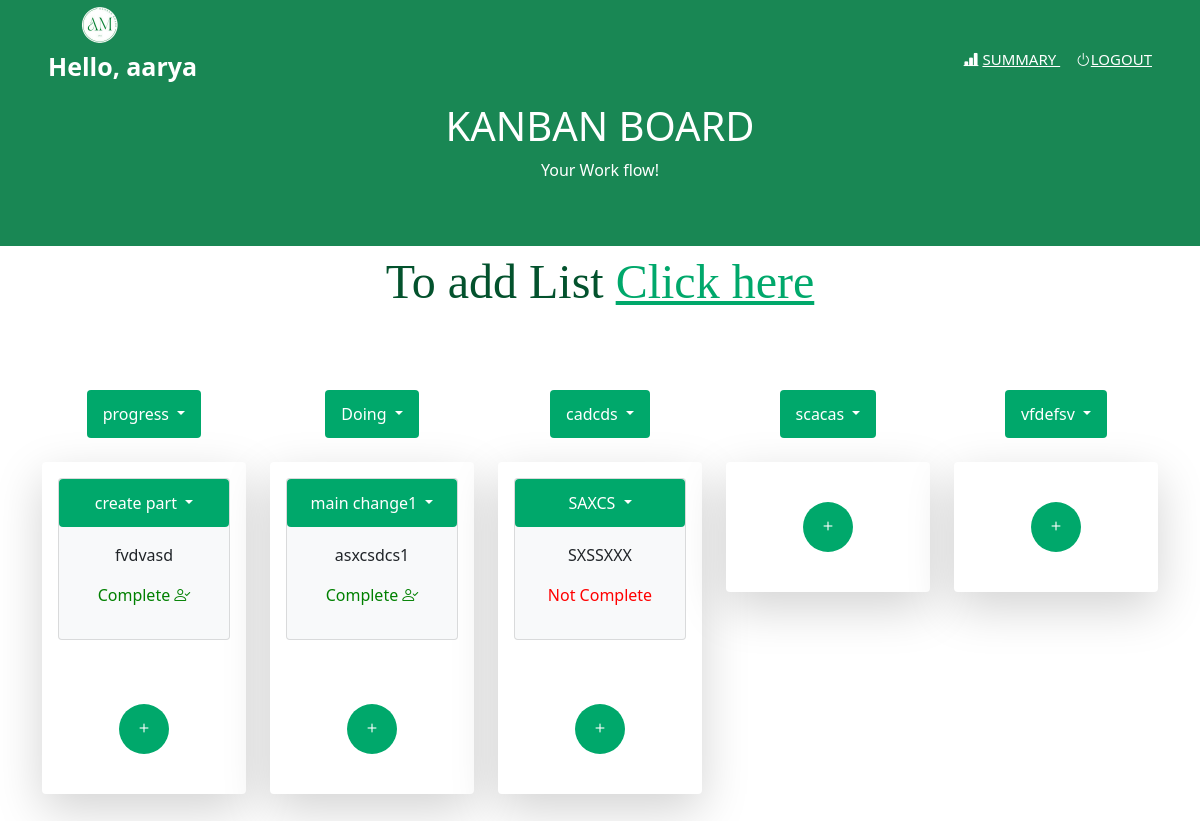
The page /dashboard (signed in) on the database its author committed.
### application/models.py (models this page shows)
class User(db.Model, UserMixin):
  __tablename__ = 'user'
  id = db.Column(db.Integer, primary_key=True)
  username = db.Column(db.String(20), nullable=False, unique=True)
  password = db.Column(db.String(80), nullable=False)

class List(db.Model):
  __tablename__ = 'list'
  id = db.Column(db.Integer,autoincrement = True, primary_key = True)
  user_id = db.Column(db.Integer,db.ForeignKey('user.id'), nullable=False)
  list_name = db.Column(db.String, nullable=False)
  list_description = db.Column(db.String)

class Card(db.Model):
  __tablename__ = 'card'
  id = db.Column(db.Integer,autoincrement = True, primary_key = True)
  list_id = db.Column(db.Integer,db.ForeignKey('list.id'), nullable=False)
  title = db.Column(db.String, nullable=False)
  content = db.Column(db.String)
  deadline = db.Column(db.String)
  status = db.Column(db.String)
  start_date = db.Column(db.String, nullable=False)
  complete_date = db.Column(db.String)

### application/controller.py (the view)
@app.route('/dashboard', methods=['GET', 'POST'])
@login_required
def dashboard():
    app.logger.info("Inside Dashboard")
    list = List.query.filter_by(user_id=session['user_id']).all()
    card= db.session.query(Card).join(List).all()
    g=len(card)
    return render_template('dashboard.html',list=list,card=card,g=g)

### application/controller.py (called while the page is built)
@login_manager.user_loader
def load_user(id):
    return User.query.get(int(id))

### templates/dashboard.html (shortened to what this page needs)
<!DOCTYPE html>
<html lang="en">
<head>
  <link href="https://cdn.jsdelivr.net/npm/bootstrap@5.1.3/dist/css/bootstrap.min.css" rel="stylesheet">
  <link rel="stylesheet" href="https://cdn.jsdelivr.net/npm/bootstrap-icons@1.3.0/font/bootstrap-icons.css">
    <link rel="stylesheet" href="https://stackpath.bootstrapcdn.com/font-awesome/4.7.0/css/font-awesome.min.css">
    <link href="static/StyleSheet.css" rel="stylesheet">
</head>
<body>
<div class="container-fluid p-5 bg-success text-white ">
   <p style="text-align:left ;font-size: 25px">
      <b>Hello, {{ session['username'] }}</b>
      <span style="float:right ;font-size: 15px">
          <i class="bi bi-bar-chart-line-fill"></i> <a style="color:white ;"href="{{url_for('summary')}}" >SUMMARY </a> &nbsp; &nbsp
          <i class="bi bi-power"></i><a style="color:white ;"href="{{url_for('logout')}}">LOGOUT</a>
      </span>
   </p>
  <h1 class="text-center">KANBAN BOARD</h1>
  <p class="text-center">Your Work flow!</p>
</div>
<center>
  <p style="font-family:Trebuchet MS;font-size: 3em; color:#03522d">To add List <a href="{{url_for('addList')}}" style="color:#00A86B">Click here</a> </p></center>
<div class="container mt-5"> <center>
  <br><div class="row row-cols-5 ">
   <br>{% for c in range(0,list|length) %}
  <br><div class="col">
 <button type="button" class="btn btn-success dropdown-toggle" data-bs-toggle="dropdown" aria-expanded="false">
     {{list[c].list_name}}
 </button>
 <br><br>
 <div class="shadow-lg p-3 mb-5 bg-white rounded">
 {% for n in range(0,g) %}
 {% if list[c].id==card[n].list_id %}
 <div class="card bg-light mb-3" style="max-width: 18rem;">
   <button type="button" class="btn btn-success dropdown-toggle" data-bs-toggle="dropdown" aria-expanded="false">
 {{card[n].title}}
    </button>
   <div class="card-body">
    <p class="card-text">{{card[n].content}}</p>
    {%if card[n].status=="1" %}
    <p style="color: green;"> Complete  <i class="bi bi-person-check"></i></p>
     {%else%}
     <p style="color: red;">Not Complete</p>
   {% endif %}
   </div>
   </div><br>
   {%endif%}
   {%endfor%}<br>
 <a  href="{{url_for('addCard')}}"><button type="button" class="btn btn-success btn-circle btn-lg"><i class="bi bi-plus "></i></button></a><br><br>
   </div>
   </div>
   {%endfor%}
   <br>
  </div>
</center>
</div>
<div id="content">
  <img src=static/logo1.png>
</div>
</body>
</html>

### static/StyleSheet.css (style rules this page uses)
.btn-circle.btn-lg { width: 50px; height: 50px; padding: 10px 16px; font-size: 18px; line-height: 1.33; border-radius: 25px; }
a { color: rgb(255, 255, 255); }
#content img { position: absolute; top: 0px; left: 75px; height:50px; width:50px }
.btn { background-color: #00A86B; border: none; color: white; padding: 12px 16px; font-size: 16px; cursor: pointer; }

### rows shown on the page
User: username "aarya"
List: list_name "progress"
Card: title "create part", content "fvdvasd"
List: list_name "Doing"
Card: title "main change1", content "asxcsdcs1"
List: list_name "cadcds"
Card: title "SAXCS", content "SXSSXXX"
List: list_name "scacas"
List: list_name "vfdefsv"
